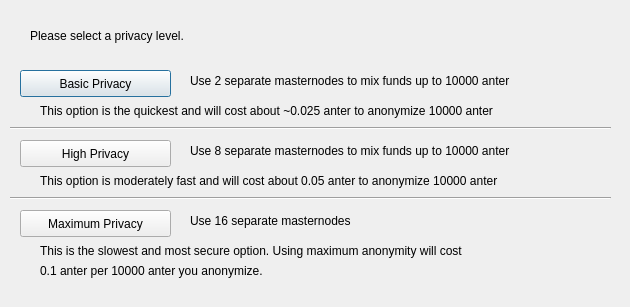
<?xml version="1.0" encoding="UTF-8"?>
<ui version="4.0">
 <class>ObfuscationConfig</class>
 <widget class="QDialog" name="ObfuscationConfig">
  <property name="geometry">
   <rect>
    <x>0</x>
    <y>0</y>
    <width>630</width>
    <height>307</height>
   </rect>
  </property>
  <property name="windowTitle">
   <string>Configure Obfuscation</string>
  </property>
  <widget class="QPushButton" name="buttonBasic">
   <property name="geometry">
    <rect>
     <x>20</x>
     <y>70</y>
     <width>151</width>
     <height>27</height>
    </rect>
   </property>
   <property name="text">
    <string>Basic Privacy</string>
   </property>
  </widget>
  <widget class="QPushButton" name="buttonHigh">
   <property name="geometry">
    <rect>
     <x>20</x>
     <y>140</y>
     <width>151</width>
     <height>27</height>
    </rect>
   </property>
   <property name="text">
    <string>High Privacy</string>
   </property>
  </widget>
  <widget class="QPushButton" name="buttonMax">
   <property name="geometry">
    <rect>
     <x>20</x>
     <y>210</y>
     <width>151</width>
     <height>27</height>
    </rect>
   </property>
   <property name="text">
    <string>Maximum Privacy</string>
   </property>
  </widget>
  <widget class="QLabel" name="label">
   <property name="geometry">
    <rect>
     <x>30</x>
     <y>20</y>
     <width>571</width>
     <height>31</height>
    </rect>
   </property>
   <property name="text">
    <string>Please select a privacy level.</string>
   </property>
  </widget>
  <widget class="QLabel" name="label_2">
   <property name="geometry">
    <rect>
     <x>190</x>
     <y>70</y>
     <width>421</width>
     <height>21</height>
    </rect>
   </property>
   <property name="text">
    <string>Use 2 separate masternodes to mix funds up to 10000 anter</string>
   </property>
  </widget>
  <widget class="QLabel" name="label_3">
   <property name="geometry">
    <rect>
     <x>190</x>
     <y>140</y>
     <width>411</width>
     <height>21</height>
    </rect>
   </property>
   <property name="text">
    <string>Use 8 separate masternodes to mix funds up to 10000 anter</string>
   </property>
  </widget>
  <widget class="QLabel" name="label_4">
   <property name="geometry">
    <rect>
     <x>190</x>
     <y>210</y>
     <width>421</width>
     <height>21</height>
    </rect>
   </property>
   <property name="text">
    <string>Use 16 separate masternodes</string>
   </property>
  </widget>
  <widget class="QLabel" name="label_6">
   <property name="geometry">
    <rect>
     <x>40</x>
     <y>100</y>
     <width>561</width>
     <height>21</height>
    </rect>
   </property>
   <property name="text">
    <string>This option is the quickest and will cost about ~0.025 anter to anonymize 10000 anter</string>
   </property>
  </widget>
  <widget class="QLabel" name="label_7">
   <property name="geometry">
    <rect>
     <x>40</x>
     <y>170</y>
     <width>561</width>
     <height>21</height>
    </rect>
   </property>
   <property name="text">
    <string>This option is moderately fast and will cost about 0.05 anter to anonymize 10000 anter</string>
   </property>
  </widget>
  <widget class="QLabel" name="label_8">
   <property name="geometry">
    <rect>
     <x>40</x>
     <y>240</y>
     <width>561</width>
     <height>21</height>
    </rect>
   </property>
   <property name="text">
    <string>This is the slowest and most secure option. Using maximum anonymity will cost</string>
   </property>
  </widget>
  <widget class="QLabel" name="label_9">
   <property name="geometry">
    <rect>
     <x>40</x>
     <y>260</y>
     <width>561</width>
     <height>21</height>
    </rect>
   </property>
   <property name="text">
    <string>0.1 anter per 10000 anter you anonymize.</string>
   </property>
  </widget>
  <widget class="Line" name="line">
   <property name="geometry">
    <rect>
     <x>10</x>
     <y>120</y>
     <width>601</width>
     <height>16</height>
    </rect>
   </property>
   <property name="orientation">
    <enum>Qt::Horizontal</enum>
   </property>
  </widget>
  <widget class="Line" name="line_2">
   <property name="geometry">
    <rect>
     <x>10</x>
     <y>190</y>
     <width>601</width>
     <height>16</height>
    </rect>
   </property>
   <property name="orientation">
    <enum>Qt::Horizontal</enum>
   </property>
  </widget>
 </widget>
 <resources/>
 <connections/>
</ui>
